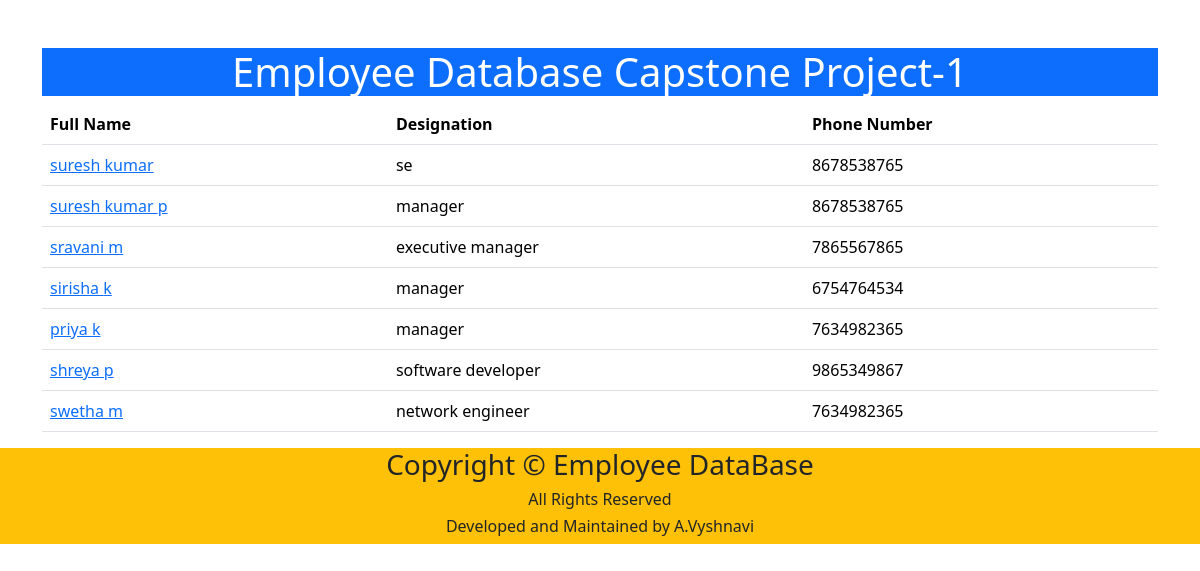
/employee/, run on the app's committed database.
### salary/models.py (models this page shows)
class Employee(models.Model):
 first_name=models.CharField(max_length=100)
 last_name=models.CharField(max_length=100)
 photo=models.ImageField(upload_to='images')
 designation=models.CharField(max_length=100)
 email_address=models.EmailField(max_length=100,unique=True)
 phone_number=models.CharField(max_length=10,blank=True)

### Employee/views.py (the view)
# urls.py: 2. Add a URL to urlpatterns:  path('', views.home, name='home')
def home(request):
 employees=Employee.objects.all()
 context={
   'employees':employees,
 }
 return render(request,'home.html',context)

### templates/home.html (shortened to what this page needs)
<!DOCTYPE html>
<html lang="en">
<head>
    <link href="https://cdn.jsdelivr.net/npm/bootstrap@5.3.3/dist/css/bootstrap.min.css" rel="stylesheet">
</head>
<body>
    <div class="container mt-5">
        <h1 class="text-center text-primary text-white bg-primary">Employee Database Capstone Project-1</h1>
        <table class="table table-hover">
            <thead>
                <tr>
                    <th>Full Name</th>
                    <th>Designation</th>
                    <th>Phone Number</th>
                </tr>
            </thead>
            <tbody>
                {% for x in employees %}
                <tr>
                <td><a href="{% url 'employee_detail' x.id %}">{{x.first_name}} {{x.last_name}}</td>
                <td>{{x.designation}}</td>
                <td>{{x.phone_number}}</td>
                {% endfor %}
                </tr>
            </tbody>
        </table>
    </div>
    <footer class="text-center bg-warning">
        <div>
            <div class="row">
                <div class="col">
                    <h3> Copyright &copy; Employee DataBase </h3>
                    <h6>All Rights Reserved</h6>
                    <h6>Developed and Maintained by A.Vyshnavi</h6>
                </div>
            </div>
        </div>
    </footer>
</body>
</html>

### data on the page
Employee: first_name "suresh", last_name "kumar", designation "se", phone_number "8678538765"
Employee: first_name "suresh kumar", last_name "p", designation "manager", phone_number "8678538765"
Employee: first_name "sravani", last_name "m", designation "executive manager", phone_number "7865567865"
Employee: first_name "sirisha", last_name "k", designation "manager", phone_number "6754764534"
Employee: first_name "priya", last_name "k", designation "manager", phone_number "7634982365"
Employee: first_name "shreya", last_name "p", designation "software developer", phone_number "9865349867"
Employee: first_name "swetha", last_name "m", designation "network engineer", phone_number "7634982365"
